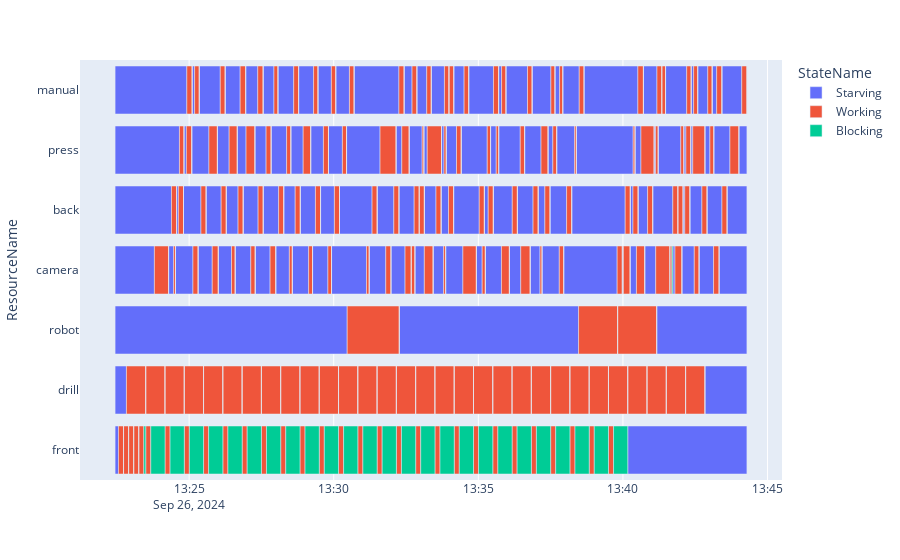

Notebook code cell kept with this figure:
### Code cell
import warnings
warnings.filterwarnings("ignore", category=pd.errors.SettingWithCopyWarning)
model_path = 'dqn_model.pth'
if os.path.exists(model_path):
    os.remove(model_path)
Entity.reset_id_counter()
s,b = batchCreate(0,numJobs=30,return_both=True) #batchedExp serve per inizializzare 
print(s)
makespan=[]
lab=Lab(b,3600)
lab.gate.Store.items=copy.copy(s)
lab.run(3600)
df = pd.DataFrame(lab.env.state_log, columns=["Resource","ResourceName","State","StateName","Entity","?","timeIn","timeOut"])
df= df.loc[df.ResourceName.isin(["front","drill","robot","camera","back","press","manual"])]
mks=df.timeOut.max()-df.timeIn.min()
makespan.append(mks)
df.to_excel('mappafinale.xlsx')
fig = utils.createGantt(df)
fig.show()

### Figure 1 — Plotly figure (JSON) as saved in the notebook; plotly's stock layout.template omitted (floating-point values rounded to 4 significant figures; data arrays with more than 128 entries replaced by an {"elided": "..."} marker saying what was removed)
{"data": [{"alignmentgroup": "True", "base": {"elided": "190 str values"}, "hovertemplate": "StateName=Starving<br>timeIn=%{base}<br>timeOut=%{x}<br>ResourceName=%{y}<extra></extra>", "legendgroup": "Starving", "marker": {"color": "#636efa", "pattern": {"shape": ""}}, "name": "Starving", "offsetgroup": "Starving", "orientation": "h", "showlegend": true, "textposition": "auto", "type": "bar", "x": {"elided": "190 float values"}, "xaxis": "x", "y": {"elided": "190 str values"}, "yaxis": "y"}, {"alignmentgroup": "True", "base": {"elided": "183 str values"}, "hovertemplate": "StateName=Working<br>timeIn=%{base}<br>timeOut=%{x}<br>ResourceName=%{y}<extra></extra>", "legendgroup": "Working", "marker": {"color": "#EF553B", "pattern": {"shape": ""}}, "name": "Working", "offsetgroup": "Working", "orientation": "h", "showlegend": true, "textposition": "auto", "type": "bar", "x": {"elided": "183 float values"}, "xaxis": "x", "y": {"elided": "183 str values"}, "yaxis": "y"}, {"alignmentgroup": "True", "base": {"elided": "183 str values"}, "hovertemplate": "StateName=Blocking<br>timeIn=%{base}<br>timeOut=%{x}<br>ResourceName=%{y}<extra></extra>", "legendgroup": "Blocking", "marker": {"color": "#00cc96", "pattern": {"shape": ""}}, "name": "Blocking", "offsetgroup": "Blocking", "orientation": "h", "showlegend": true, "textposition": "auto", "type": "bar", "x": {"elided": "183 float values"}, "xaxis": "x", "y": {"elided": "183 str values"}, "yaxis": "y"}], "layout": {"barmode": "overlay", "legend": {"title": {"text": "StateName"}, "tracegroupgap": 0}, "margin": {"t": 60}, "xaxis": {"anchor": "y", "domain": [0, 1], "type": "date"}, "yaxis": {"anchor": "x", "domain": [0, 1], "title": {"text": "ResourceName"}}}}
